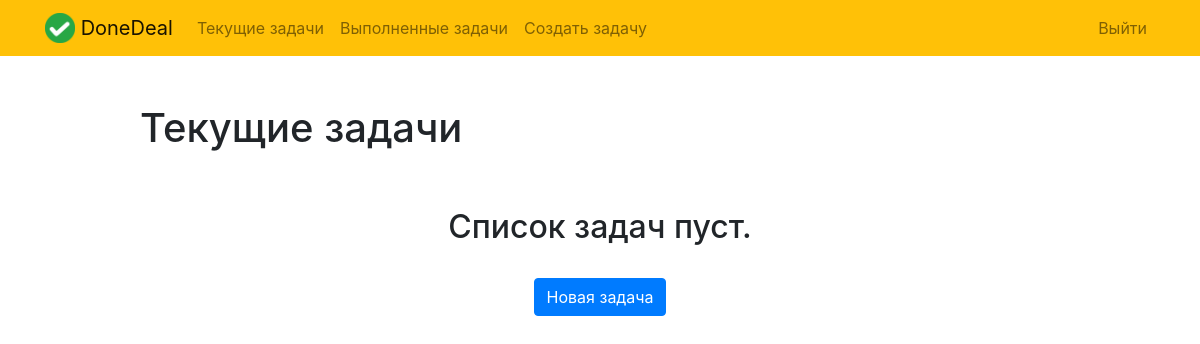
/current/ (signed in), run on an earlier commit of the app's database.
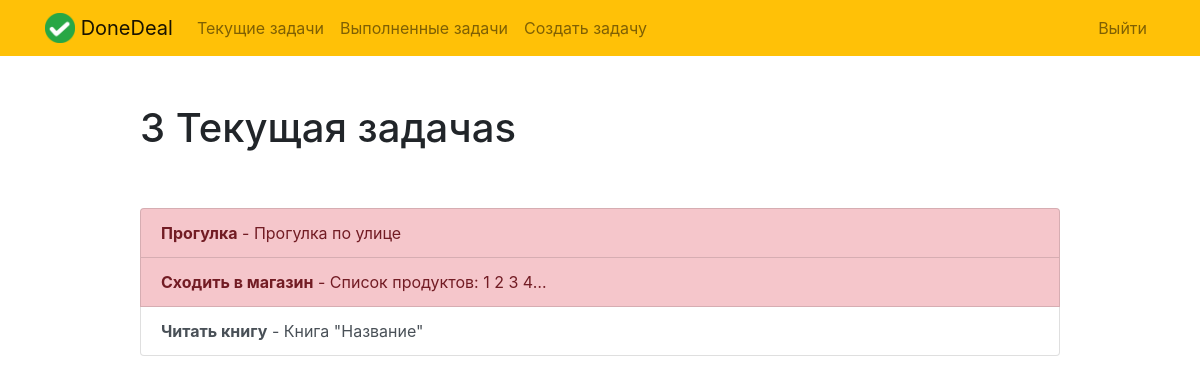
And on a later commit of the database.
### todo/models.py (models this page shows, shortened)
class Todo(models.Model):
    title = models.CharField(max_length=100, verbose_name='Заголовок')
    memo = models.TextField(blank=True, verbose_name='Описание')
    created = models.DateTimeField(auto_now_add=True, verbose_name='Время создания')
    datecompleted = models.DateTimeField(null=True, blank=True, verbose_name='Время выполнения')
    important = models.BooleanField(default=False, verbose_name='Важное')
    user = models.ForeignKey(User, on_delete=models.CASCADE, verbose_name='Пользователь')

### todo/views.py (the view)
# urls.py: path('current/', views.currenttodos, name='currenttodos'),
@login_required
def currenttodos(request):
    todos = Todo.objects.filter(user=request.user, datecompleted__isnull=True) # выводим задачи авторизованного пользователя также невыполненные задачи
    return render(request, 'todo/currenttodos.html', {'todos':todos})

### todo/templates/todo/currenttodos.html
{% extends "todo/base.html" %}
{% block content %}
    <div class="row justify-content-center mt-5">
        <div class="col-md-10">
            {% if todos %}
                 <h1>{{ todos.count }} Текущая задача{{ todos.count|pluralize }}</h1>
            {% else %}
                           <h1>Текущие задачи</h1>
            {% endif %}
        </div>
    </div>
    <div class="row justify-content-center mt-5">
        <div class="col-md-10">
        {% if todos %}
            <div class="list-group">
                {% for todo in todos %}
                    <a href="{% url 'viewtodo' todo.id %}" class="list-group-item list-group-item-action{% if todo.important %} list-group-item-danger{% endif %}"><b>{{ todo.title }}</b>{% if todo.memo %} - {{ todo.memo|truncatechars:30 }}{% endif %}</a>
                {% endfor %}
            </div>
        {% else %}
            <div class="text-center">
                <h2>Список задач пуст.</h2>
            <br>
            <a role="button" class="btn btn-primary" href="{% url 'createtodo' %}">Новая задача</a>
            </div>
        {% endif %}
        </div>
    </div>
{% endblock %}

### todo/templates/todo/base.html (shortened to what this page needs)
{% load static %}
<!doctype html>
<html lang="ru">
<head>
    <link rel="stylesheet" href="https://stackpath.bootstrapcdn.com/bootstrap/4.4.1/css/bootstrap.min.css">
</head>
<body>
<nav class="navbar navbar-expand-md navbar-light bg-warning">
<div class="container">
    <a class="navbar-brand" href="{% url 'home' %}">
         <img src="{% static 'todo/logo.png' %}" width="30" height="30" class="d-inline-block align-top">
        <span>DoneDeal</span>
    </a>
    <div class="collapse navbar-collapse" id="navbarNav">
    {% if user.is_authenticated %}
        <ul class="navbar-nav mr-auto">
                <li class="nav-item {{ current }}">
                    <a class="nav-link" href="{% url 'currenttodos' %}">Текущие задачи</a>
                </li>
                <li class="nav-item {{ completed }}">
                    <a class="nav-link" href="{% url 'completedtodos' %}">Выполненные задачи</a>
                </li>
                <li class="nav-item {{ create }}">
                    <a class="nav-link" href="{% url 'createtodo' %}">Создать задачу</a>
                </li>
        </ul>
    {% endif %}
    <ul class="navbar-nav ml-auto">
            {% if user.is_authenticated %}
                <li class="nav-item">
                    <a href="#" onclick="$('#signOutBtn').click()" class="nav-link">Выйти</a>
                </li>
            {% endif %}
        </ul>
    </div>
</div>
</nav>
<div class="container">
{% block content %}{% endblock %}
</div>
</body>
</html>

What changed in the data, as far as the page shows it:
added Todo: title "Прогулка", memo "Прогулка по улице"
added Todo: title "Сходить в магазин", memo "Список продуктов: 1 2 3 4…"
added Todo: title "Читать книгу", memo "Книга \"Название\"", important False (drawn)
Also different on the page:
{{ todos.count }}: (not shown) → "3"
text no longer shown: "Текущие задачи Список задач пуст. Новая задача"
text now shown: "Текущая задача"
